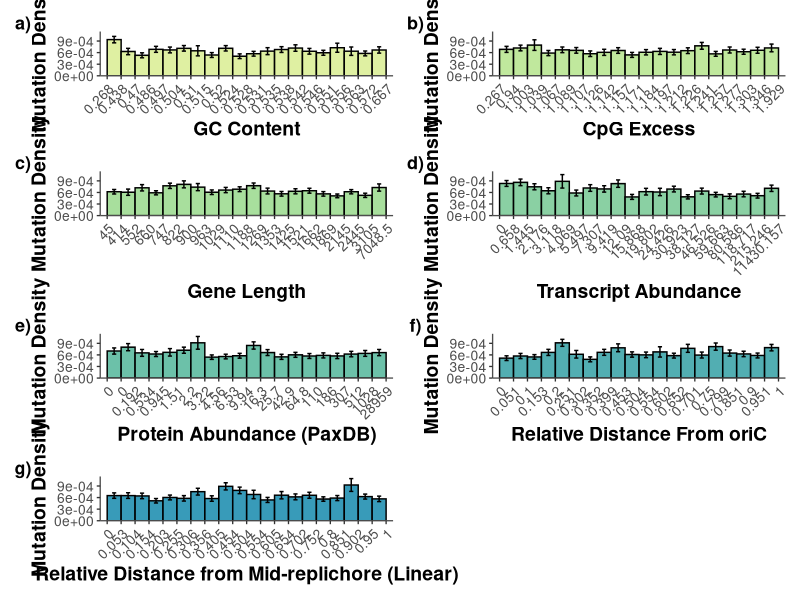

Here is the R script that generated this plot:
library(ggplot2)
library(dplyr)
library(patchwork)
#import in libraries 

df <- read.csv("all_properties.csv", stringsAsFactors = FALSE)
#import in the data from csv file

y_var   <- "mutation_density"
y_label <- "Mutation Density"
#assign y variable and label

var_list <- list(
  list(x_var = "gc_content",                             x_label = "GC Content"),
  list(x_var = "cpg_excess",                             x_label = "CpG Excess"),
  list(x_var = "avg_length",                             x_label = "Gene Length"),
  list(x_var = "transcript",                             x_label = "Transcript Abundance"),
  list(x_var = "protein_abundance_pax",                  x_label = "Protein Abundance (PaxDB)"),
  list(x_var = "relative_distance_from_oric",            x_label = "Relative Distance From oriC"),
  list(x_var = "relative_distance_oscillating_triangle", x_label = "Relative Distance from Mid-replichore (Linear)")
)
#makes list of all x variables to loop through

bar_colours <- c(
  "#d9ed92", "#b5e48c", "#99d98c", "#76c893", "#52b69a",
  "#34a0a4", "#168aad" 
)
#makes list of colours for the different graphs

bar_outline  <- "black"
bar_alpha    <- 0.85
n_bins       <- 20
label_digits <- 3
#some settings for the graphs

make_length_weighted_bins <- function(data, x_var, n_bins) {
  
  data <- data %>%
    filter(!is.na(.data[[x_var]]), !is.na(avg_length), !is.na(.data[[y_var]])) %>%
    arrange(.data[[x_var]])
  #clean and sort data
  
  total_length  <- sum(data$avg_length)
  target_length <- total_length / n_bins
  #define bins size based on total sequence length
  
  bin_id      <- integer(nrow(data))
  current_bin <- 1L
  cumulative  <- 0
  
  for (k in seq_len(nrow(data))) {
    bin_id[k]  <- current_bin
    cumulative <- cumulative + data$avg_length[k]
    if (cumulative >= target_length && current_bin < n_bins) {
      current_bin <- current_bin + 1L
      cumulative  <- 0
    }
  }
  #cycles through genes
  #acculmulated gene lengths in bin 
  #moves to next bin once its full
  
  data$bin <- bin_id
  #store bin ids
  
  bin_edges <- data %>%
    group_by(bin) %>%
    summarise(x_min = min(.data[[x_var]]),
              x_max = max(.data[[x_var]]),
              .groups = "drop")
  #extracts bin boundaries 
  
  breaks_vals <- c(bin_edges$x_min, tail(bin_edges$x_max, 1))
  #finds the bin edges 
  
  bin_summary <- data %>%
    group_by(bin) %>%
    summarise(
      mean_y = mean(.data[[y_var]]),
      se_y   = sd(.data[[y_var]]) / sqrt(n()),
      .groups = "drop"
    )
  #compute summary statistics for each bin 
  
  list(summary = bin_summary, breaks = breaks_vals)
  #outputs results of summary 
}

all_summaries <- lapply(var_list, function(v) {
  make_length_weighted_bins(df, v$x_var, n_bins)$summary
})
#computes the summaries for all bins for all the x variables 
#stores the summaries

global_ymax <- max(sapply(all_summaries, function(s) {
  max(s$mean_y + s$se_y, na.rm = TRUE)
}))
global_ymax <- global_ymax * 1.05
#computes the global y max value 
#then adds 5% padding
#this is to make panels comparable in composite later

make_plot <- function(x_var, x_label, bar_fill, bin_summary, breaks) {
  #builds one plot per x variable
  
  break_labels <- round(breaks, label_digits)
  #creates the break labels
  
  #plotting bar graph
  ggplot(bin_summary, aes(x = bin, y = mean_y)) +
    geom_bar(
      stat   = "identity",
      fill   = bar_fill,
      colour = bar_outline,
      alpha  = bar_alpha,
      width  = 1
      #base of bar graph
    ) +
    geom_errorbar(
      aes(ymin = mean_y - se_y, ymax = mean_y + se_y),
      width     = 0.3,
      colour    = bar_outline,
      linewidth = 0.5
      #adds error bars (+- 1 SE)
    ) +
    scale_x_continuous(
      breaks = c(seq_len(n_bins) - 0.5, n_bins + 0.5),
      labels = break_labels,
      expand = expansion(add = 0.5)
      #applies ticks at breaks 
      #adds the lebels 
    ) +
    scale_y_continuous(
      limits = c(0, global_ymax),
      expand = expansion(mult = c(0, 0))
      #makes y scale fit with the global y max
    ) +
    labs(x = x_label, y = y_label
         #applies the nice labels tpo the axes
    ) +
    theme_classic(base_size = 10) +
    theme(
      #applies theme
      axis.title  = element_text(face = "bold", size = 14),
      axis.text   = element_text(size = 10),
      axis.text.x = element_text(angle = 45, hjust = 1, size = 10),
      plot.tag    = element_text(face = "bold", size = 13),
      axis.line   = element_line(colour = "grey30")
    )
}

plot_list <- vector("list", length(var_list))
#creates empty list at length of all x variables

for (i in seq_along(var_list)) {
  #loop throgh the x variables
  v      <- var_list[[i]]
  fill   <- bar_colours[[i]]
  binned <- all_summaries[[i]]
  breaks <- make_length_weighted_bins(df, v$x_var, n_bins)$breaks
  #extract all needed info
  
  plot_list[[i]] <- make_plot(v$x_var, v$x_label, fill, binned, breaks) +
    labs(tag = paste0(letters[i], ")"))
  #makes all the plots 
  #adds a label for each panel
}

composite <- wrap_plots(plot_list, ncol = 2, nrow = 4) +
  plot_layout(guides = "keep")
#arranges the composite

output_dir <- "figure_outputs"
if (!dir.exists(output_dir)) dir.create(output_dir)
#sets up the output directory if it doesnt already exist

#saves the composite
ggsave(
  paste0(output_dir, "/composite_mutation_density.png"),
  plot   = composite,
  width  = 10,
  height = 16,
  dpi    = 300,
  bg     = "white"
)
message("Saved composite: ", output_dir, "/composite_mutation_density.png")
